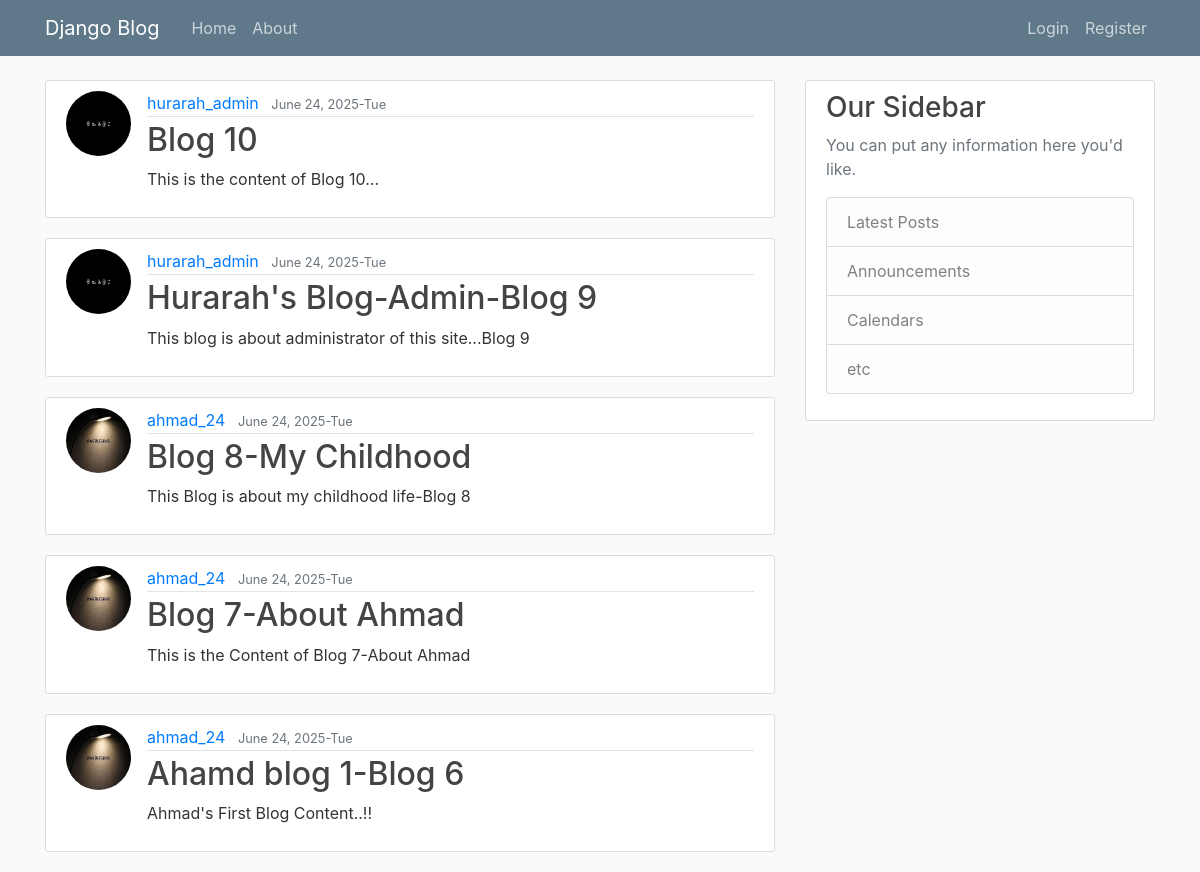
The page / on the database its author committed.
### blog/models.py (models this page shows, shortened)
class Post(models.Model):
    title = models.CharField(max_length=100)
    content = models.TextField()
    date_posted = models.DateTimeField(default=timezone.now)
    author = models.ForeignKey(User,on_delete=models.CASCADE)

### users/models.py (models this page shows, shortened)
class Profile(models.Model):
    user = models.OneToOneField(User,on_delete=models.CASCADE)
    image = models.ImageField(default='default.jpg',upload_to='profile_pics')

### blog/views.py (the view)
# urls.py: path('',PostListView.as_view(),name='blog-home'),
class PostListView(ListView):
    model = Post
    template_name = 'blog/home.html'
    context_object_name = 'posts'
    ordering = ['-date_posted']
    paginate_by = 5

### blog/templates/blog/home.html
{%extends "blog/index.html"%}
{% block content %}
    {%for post in posts%}
       <article class="media content-section">
            <img src="{{ post.author.profile.image.url }}" alt="" class="rounded-circle article-img" >
            <div class="media-body">
            <div class="article-metadata">
            <a class="mr-2" href="#">{{ post.author }}</a>
            <small class="text-muted">{{ post.date_posted|date:"F d, Y-D" }}</small>
            </div>
            <h2><a class="article-title" href="{%url 'post-detail' post.id%}">{{ post.title }}</a></h2>
            <p class="article-content">{{ post.content }}</p>
            </div>
        </article>
    {% endfor %}
{%endblock content%}

### blog/static/blog/main.css (style rules this page uses)
body { background: #fafafa; color: #333333; margin-top: 5rem; }
h1, h2, h3, h4, h5, h6 { color: #444444; }
.content-section { background: #ffffff; padding: 10px 20px; border: 1px solid #dddddd; border-radius: 3px; margin-bottom: 20px; }
.article-title { color: #444444; }
.article-content { white-space: pre-line; }
.article-img { height: 65px; width: 65px; margin-right: 16px; }
.article-metadata { padding-bottom: 1px; margin-bottom: 4px; border-bottom: 1px solid #e3e3e3 }

### rows shown on the page
Post: author.profile.image (picture), author "hurarah_admin", date_posted "June 24, 2025-Tue", title "Blog 10", content "This is the content of Blog 10..."
Post: author.profile.image (picture), author "hurarah_admin", date_posted "June 24, 2025-Tue", title "Hurarah's Blog-Admin-Blog 9", content "This blog is about administrator of this site...Blog 9"
Post: author.profile.image (picture), author "ahmad_24", date_posted "June 24, 2025-Tue", title "Blog 8-My Childhood", content "This Blog is about my childhood life-Blog 8"
Post: author.profile.image (picture), author "ahmad_24", date_posted "June 24, 2025-Tue", title "Blog 7-About Ahmad", content "This is the Content of Blog 7-About Ahmad"
Post: author.profile.image (picture), author "ahmad_24", date_posted "June 24, 2025-Tue", title "Ahamd blog 1-Blog 6", content "Ahmad's First Blog Content..!!"
